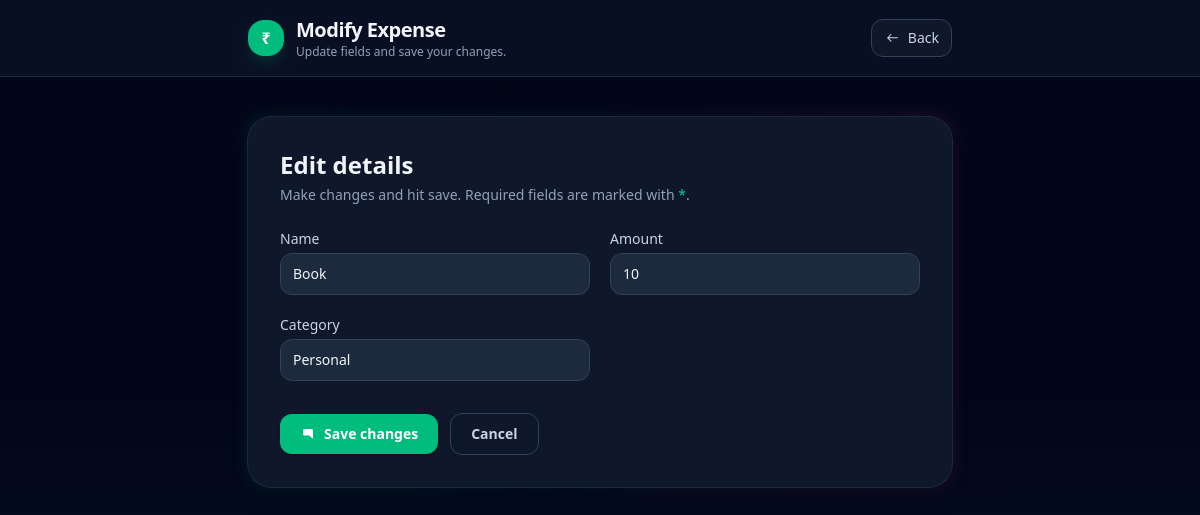
The page /edit/3/ on the database its author committed.
### myapp/models.py (models this page shows, shortened)
class Expense(models.Model):
    name = models.CharField(max_length=200)
    amount = models.IntegerField()
    category = models.CharField()
    date = models.DateField(auto_now=True)

### myapp/views.py (the view)
# urls.py: path('edit/<int:id>/',views.edit,name='edit'),
def edit(request,id):
    expense= Expense.objects.get(id=id)
    expense_form = ExpenseForm(instance=expense)
    if request.method=="POST":
        form = ExpenseForm(request.POST,instance=expense)
        if form.is_valid():
            form.save()
            return redirect('index')
    return render(request,'myapp/modern-edit.html',{'expense_form':expense_form})

### myapp/forms.py
class ExpenseForm(ModelForm):
    class Meta:
        model = Expense
        fields = ('name','amount','category')

### myapp/templates/myapp/modern-edit.html (shortened to what this page needs)
{% extends 'myapp/base.html' %} {% block body %}
<div
  class="min-h-screen w-full bg-gradient-to-b from-slate-950 via-slate-950 to-slate-900 text-slate-100"
>
  <header
    class="border-b border-slate-800 sticky top-0 z-30 backdrop-blur supports-[backdrop-filter]:bg-slate-900/60 bg-slate-900/80"
  >
    <div
      class="mx-auto max-w-3xl px-4 sm:px-6 lg:px-8 py-4 flex items-center justify-between"
    >
      <div class="flex items-center gap-3">
        <div
          class="h-9 w-9 rounded-2xl bg-emerald-500 shadow-lg shadow-emerald-900/40 flex items-center justify-center text-white font-bold"
        >
          ₹
        </div>
        <div>
          <h1 class="text-xl font-bold tracking-tight">Modify Expense</h1>
          <p class="text-xs text-slate-400">
            Update fields and save your changes.
          </p>
        </div>
      </div>
      <div class="hidden sm:block">
        <button
          type="button"
          onclick="history.back()"
          class="inline-flex items-center gap-2 rounded-xl border border-slate-700 bg-slate-900 px-3 py-2 text-sm text-slate-300 hover:bg-slate-800"
        >
          <svg
            xmlns="http://www.w3.org/2000/svg"
            viewBox="0 0 24 24"
            fill="currentColor"
            class="w-4 h-4"
          >
            <path
              d="M10.5 6a.75.75 0 0 1 .53 1.28L7.31 11H20.25a.75.75 0 0 1 0 1.5H7.31l3.72 3.72a.75.75 0 1 1-1.06 1.06l-5-5a.75.75 0 0 1 0-1.06l5-5A.75.75 0 0 1 10.5 6Z"
            />
          </svg>
          Back
        </button>
      </div>
    </div>
  </header>
  <main class="mx-auto max-w-3xl px-4 sm:px-6 lg:px-8 py-10">
    <div class="relative">
      <div
        class="relative bg-slate-900 ring-1 ring-slate-800 rounded-3xl p-6 sm:p-8 shadow-xl"
      >
        <div class="flex items-start justify-between gap-4 mb-6">
          <div>
            <h2 class="text-2xl font-semibold">Edit details</h2>
            <p class="mt-1 text-sm text-slate-400">
              Make changes and hit save. Required fields are marked with
              <span class="text-emerald-400">*</span>.
            </p>
          </div>
        </div>
        <form action="" method="POST" class="space-y-6">
          <div class="grid grid-cols-1 sm:grid-cols-2 gap-5">
            {% for field in expense_form %}
            <div>
              <label
                for="{{ field.id_for_label }}"
                class="block text-sm font-medium text-slate-300 mb-1"
                >{{ field.label }}</label
              >
              {{ field }}
            </div>
            {% endfor %}
          </div>
          <div
            class="flex flex-col sm:flex-row items-stretch sm:items-center gap-3 pt-2"
          >
            <button
              type="submit"
              class="inline-flex justify-center items-center gap-2 rounded-xl bg-emerald-500 px-5 py-2.5 text-sm font-semibold text-white shadow hover:bg-emerald-600 focus:outline-none focus:ring-2 focus:ring-emerald-500"
            >
              <svg
                xmlns="http://www.w3.org/2000/svg"
                viewBox="0 0 24 24"
                fill="currentColor"
                class="w-4 h-4"
              >
                <path
                  d="M4.5 6.75A2.25 2.25 0 0 1 6.75 4.5h10.5a2.25 2.25 0 0 1 2.25 2.25V18a.75.75 0 0 1-1.28.53l-3.97-3.97a.75.75 0 0 0-.53-.22H6.75a2.25 2.25 0 0 1-2.25-2.25V6.75Z"
                />
              </svg>
              Save changes
            </button>
            <button
              type="button"
              onclick="history.back()"
              class="inline-flex justify-center items-center gap-2 rounded-xl border border-slate-700 bg-slate-900 px-5 py-2.5 text-sm font-semibold text-slate-300 hover:bg-slate-800"
            >
              Cancel
            </button>
          </div>
        </form>
      </div>
    </div>
  </main>
</div>
{% endblock %}

### rows shown on the page
Expense: expense_form "Book" "10" "Personal"

### other values the page prints
{{ field.label }} "Name" "Amount" "Category"
